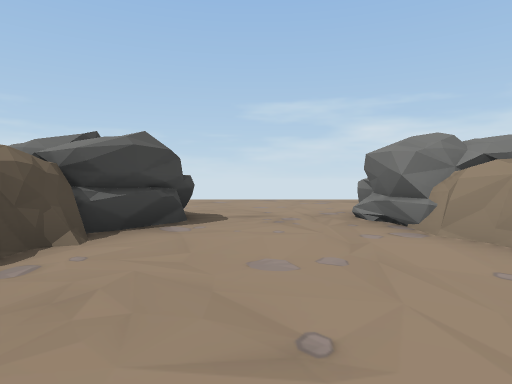
View 1 (above)

16 first-person views from a walk through a 3-D level made in the Unity game engine. The camera is 1.2 m above the floor, tilts 2° down and sees 75° across. The floor is counted in squares, 2 m on a side. Each view is taken from the middle of a square. On the plan, view 1 faces up. The plan holds only what a view shows up to about 10 squares ahead; the rest is blank. The place goes on beyond the plan. Some surface patterns are stand-ins.

View 2
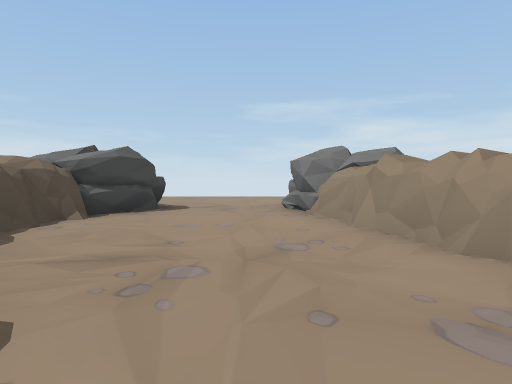

View 3
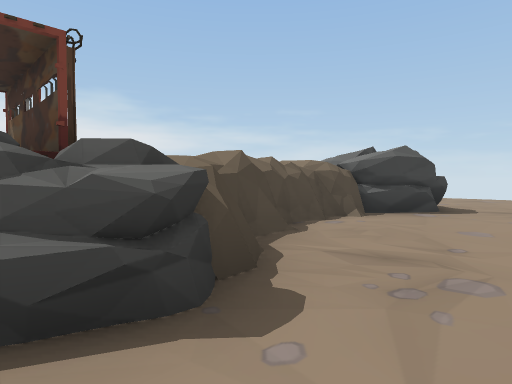

View 4
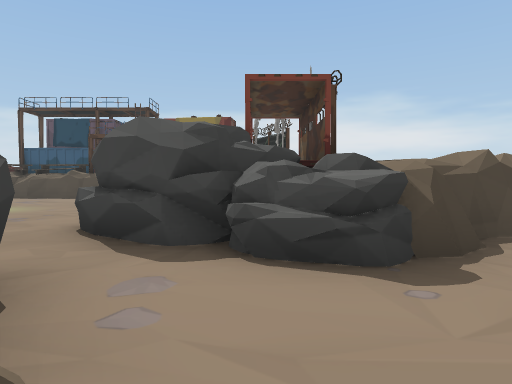

View 5
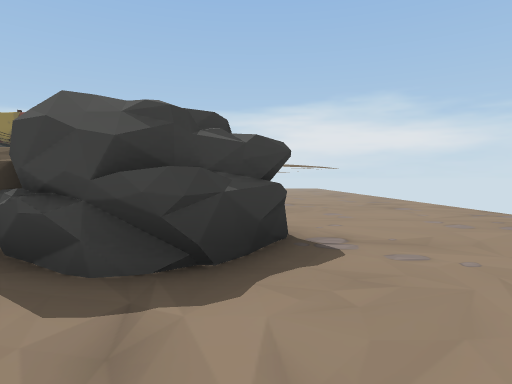

View 6
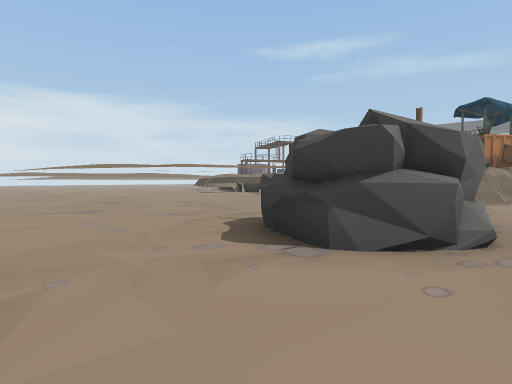

View 7
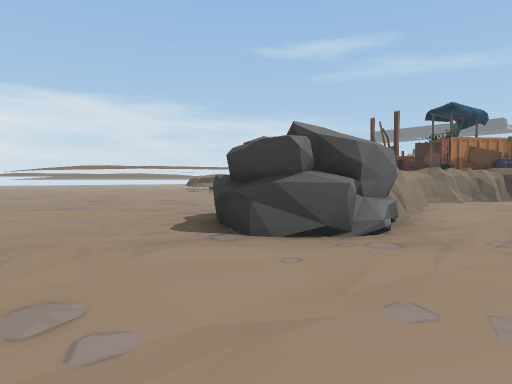

View 8
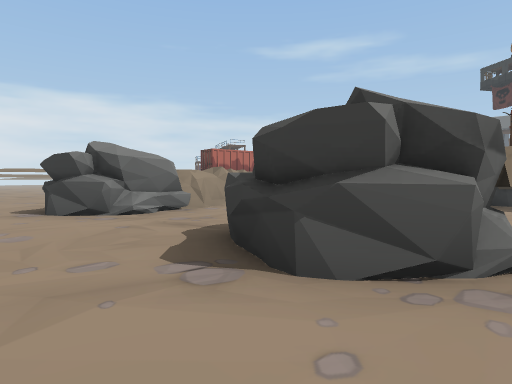

View 9
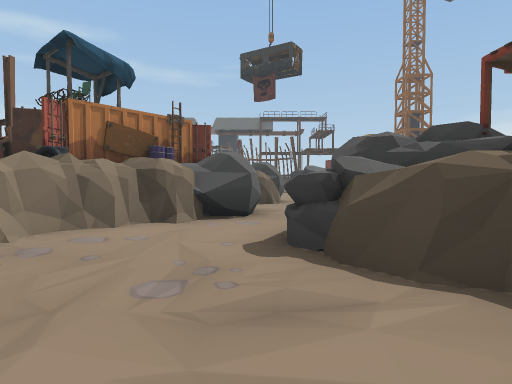

View 10
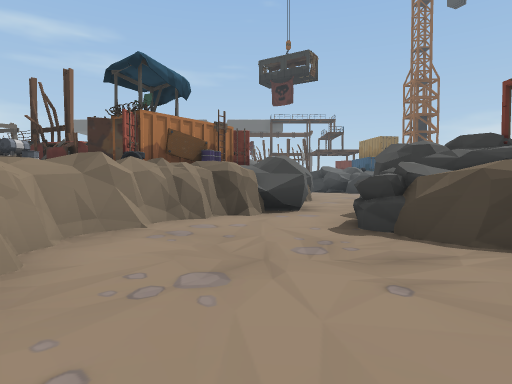

View 11
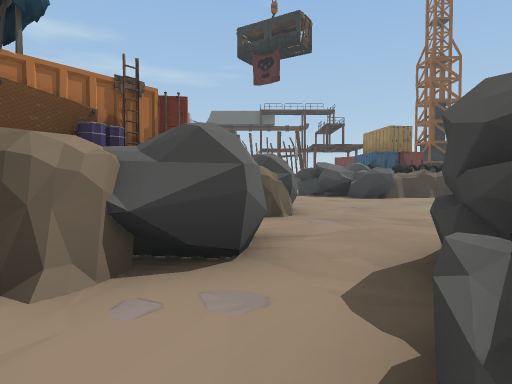

View 12
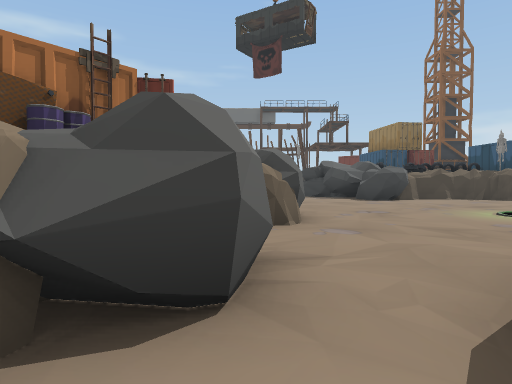

View 13
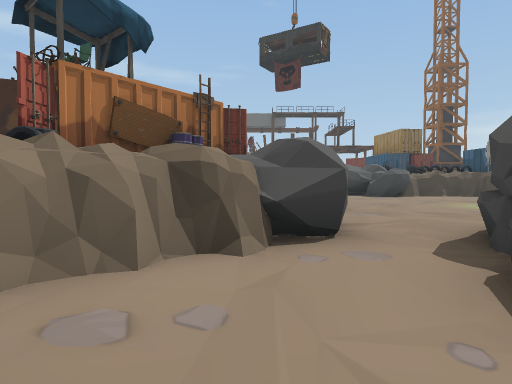

View 14
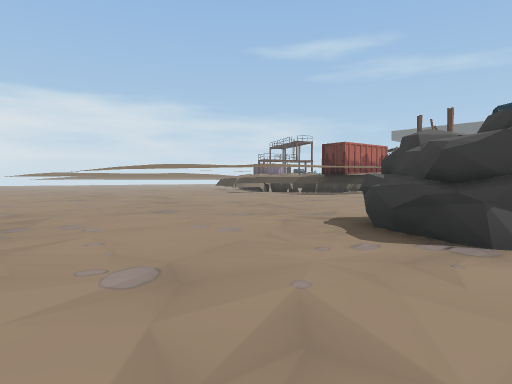

View 15
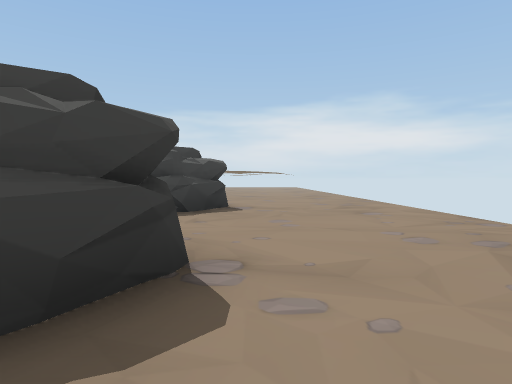

View 16
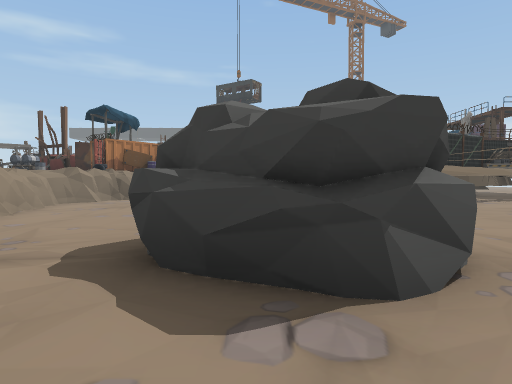

### Floor plan
Key: @ floor where view 1 was taken; # wall or solid block; . floor; ^ raised ledge; R rock; F fence; T table; O other object.
Columns run from 9 left of view 1 to 7 right of it. Each row starts with its distance up from view 1.
 10 ................
  9 .................
  8   ^^.............
  7     ^..........^^
  6      ^RR...RRR^^^
  5      RRRR..RRR^
  4      ^#R...##R
  3    ^^ ^^....^
  2    ^  ^^....^
  1   ^^  ^#....^
  0        ##@..^^
 -1 ^^    #^R...#^
 -2 #     ##R...#
 -3        #R.###
 -4       R##RR #
 -5      ....R      T
 -6    .....        O
 -7   ......R#      F
 -8   ......RR
 -9     .....
-10    ......
-11    ......
-12     RRR.

Where each view was taken, in squares from view 1:
view 1: 0 up, 0 right, facing up
view 2: 2 down, 1 right, facing up
view 3: 2 down, 1 right, facing up-left
view 4: 2 down, 2 right, facing left
view 5: 6 up, 1 right, facing left
view 6: 9 up, 1 right, facing down-right
view 7: 9 up, 0 right, facing down-right
view 8: 8 up, 4 left, facing down-right
view 9: 2 up, 0 right, facing down
view 10: 3 up, 1 right, facing down
view 11: 1 down, 0 right, facing down
view 12: 2 down, 0 right, facing down
view 13: 0 up, 1 right, facing down
view 14: 10 up, 2 right, facing down-right
view 15: 7 up, 5 right, facing left
view 16: 8 up, 2 left, facing down
